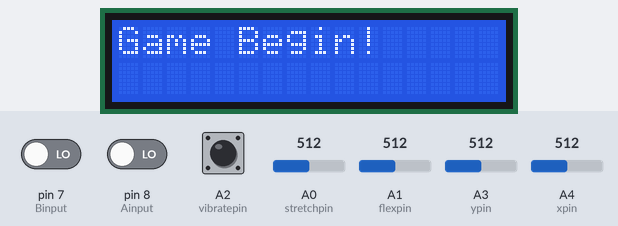
Bench run of a sketch on a simulated Arduino Uno, built with avr-gcc and run on an emulated ATmega328P. On the bench: 16×2 character LCD. The inputs (shaded band) are chosen by the test bench; at power-on: A0 (stretchpin) = 512, pin 7 (Binput) LOW, pin 8 (Ainput) LOW, A1 (flexpin) = 512, A2 (vibratepin) HIGH, A3 (ypin) = 512, A4 (xpin) = 512. Random numbers use the default seed unless the sketch sets one; the audio player accepts every command and is not drawn.

Above: at 1.2 s.
1.3 s: A0 (stretchpin) set to 702
At 3.7 s:
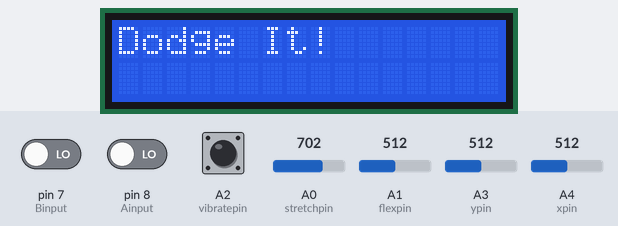
4.3 s: A0 (stretchpin) set to 722
At 5.6 s:
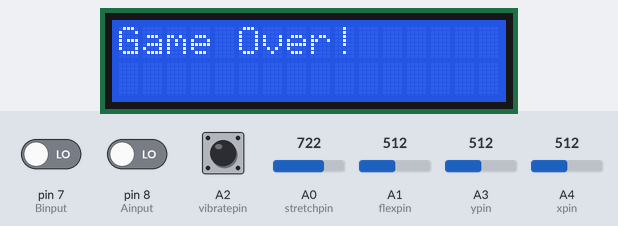
At 13.9 s:
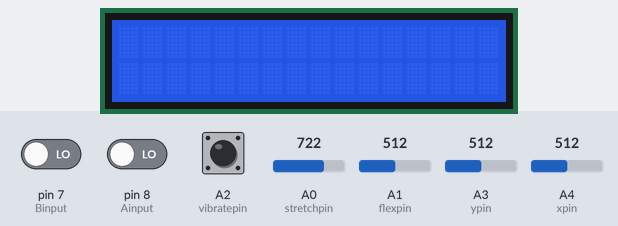
Timing chart, 0 to 15.4 s (numbered marks = the images above; inputs shaded):
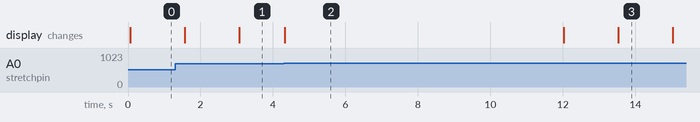

Measured:
- the behaviour switches between 712 and 713 on A0 (stretchpin) (found by bisection; images 1 and 2)
- what the display in image 2 shows lasts 7.7 s, from 4.3 s to 12.0 s

The sketch:

BopIt.ino
```cpp
#include <SoftwareSerial.h>
#include <DFPlayer_Mini_Mp3.h>
#include <LiquidCrystal.h>
//
const int Ainput = 8;
const int Binput = 7;

int aState = 0;
int bState = 0;
const int buttonPin = 6;     // the number of the pushbutton pin

const int xpin = A4;                  // x-axis of the accelerometer
const int ypin = A3;                  // y-axis

const int vibratepin = A2;

const int flexpin = A1;
const int stretchpin = A0;

int buttonState = 0;         // variable forthat w reading the pushbutton status

const int rs = 12, en = 11, d4 = 5, d5 = 4, d6 = 3, d7 = 2;
LiquidCrystal lcd(rs, en, d4, d5, d6, d7);

//
int level = 0;
int numCycle = 250; // Try to go from 5 sec => 0.5 sec
int cycleChange = 20;
int cycleLength = 10; //ms ?

int command = 0;

void setup () {
  Serial.begin (9600);
  mp3_set_serial (Serial); //set Serial for DFPlayer-mini mp3 module
  delay(1); // delay 1ms to set volume
  mp3_set_volume (10); // value 0~30

   // set up the LCD's number of columns and rows:
  lcd.begin(16, 2);
  // Print a message to the LCD.
  //lcd.print("hello, world!");
  pinMode(flexpin, INPUT);

  pinMode(stretchpin, INPUT);

  pinMode(vibratepin, INPUT);

  pinMode(xpin, INPUT);
  pinMode(ypin, INPUT);

}
//
void loop () {
  lcd.print("Game Begin!");
  mp3_play(106);
  delay(1500);
  lcd.clear();
  bool gameOver = false;
  int score = 0;
  int myCycle = numCycle;
  while(!gameOver){
    command = random(4); // 0 - cast it, 1 - fire it, 2 - slash it, 3 - dodge it
    sayCommand(command);

    lcdPrint(command);

    bool succeeded = false;

    // Current Values
    int currentX = analogRead(xpin);
    int currentY = analogRead(ypin);
    double currentAccel = sqrt(sq(currentX) + sq(currentY));
    int currentVibrate = digitalRead(vibratepin);
    int currentScrollState = getScrollState();
    int currentFlexState = analogRead(flexpin);
    int currentCordState = analogRead(stretchpin);

    int myCurrentCycle = myCycle;
    while(myCurrentCycle > 0){

      int newX = analogRead(xpin);
      int newY = analogRead(ypin);

      double newAccel = sqrt(sq(currentX)+ sq(currentY));

      int newVibrate = digitalRead(vibratepin);

      int countDiff = 0;
      for (int i = 0; i < 10; i++){
        int newScrollState = getScrollState();
        if (newScrollState != currentScrollState){
          countDiff++;
        }
        delay(1);
      }
      int newFlexState = analogRead(flexpin);
      int newCordState = analogRead(stretchpin);

      // Check scroll first
      if (countDiff > 3){ //Arbitrary threshold
        if(command == 0){
          mp3_play(110);
          delay(1500);
          myCurrentCycle = 0;
          succeeded = true;
        }
        else{
          myCurrentCycle = 0;
        }
      }

      // Check cord
      if(abs(newCordState - currentFlexState) > 200){ // Another arbitrary threshold
        if(command == 2){
          mp3_play(109);
          delay(1500);
          myCurrentCycle = 0;
          succeeded = true;
        }
        else{
          myCurrentCycle = 0;
        }
      }

      // Check flex
      if(abs(newFlexState - currentCordState) > 200){ // Another arbitrary threshold
        if(command == 1){
          mp3_play(111);
          delay(1500);
          myCurrentCycle = 0;
          succeeded = true;
        }
        else{
          myCurrentCycle = 0;
        }
      }

      // Check accel
      if (newAccel > currentAccel + 1000){
        if(newVibrate != currentVibrate){
          if(command == 3){
            mp3_play(112);
            delay(1500);
            myCurrentCycle = 0;
            succeeded = true;
          }
          else{
            myCurrentCycle = 0;
          }
        }
      }
      //mp3_play(115);
      delay(cycleLength);
      myCurrentCycle--;

    }

    if(succeeded){
      myCycle = myCycle - cycleChange;
      score++;
    }
    else{
      gameOver = true;
    }

    if(score > 99){
      gameOver = true;
    }
  }

  if(score == 100){
    lcd.clear();
    lcd.print("You win!");
    mp3_play(114);
    delay(5000);
    mp3_play(107);
    delay(1200);
    sayScore(0);
    mp3_play(108);
    delay(1500);
  }
  else{
    lcd.clear();
    lcd.print("Game Over!");
    mp3_play(113);
    delay(2000);
    mp3_play(116);
    delay(1500);

    mp3_play(107);
    delay(1200);
    sayScore(100-score);
    mp3_play(108);
    delay(1500);
  }

}

void lcdPrint(int myCommand){
  if(myCommand == 0){
    lcd.clear();
    lcd.print("Cast It!");
    delay(1);
  }
  else if(myCommand == 1){
    lcd.clear();
    lcd.print("Fire It!");
    delay(1);
  }
  else if(myCommand == 2){
    lcd.clear();
    lcd.print("Slash It!");
    delay(1);
  }
  else if(myCommand == 3){
    lcd.clear();
    lcd.print("Dodge It!");
    delay(1);
  }
  else{

  }
}

void sayScore(int score){
  mp3_play(score);
  delay (1500);
}

void sayCommand(int myCommand){
  mp3_play(myCommand+102);
  delay (1500);
}

int getScrollState(){
  aState = digitalRead(Ainput);
  bState = digitalRead(Binput);
  if(bState == HIGH){
    if(aState == HIGH){
      return 0;
    }
    else{
      return 1;
    }
  }
  else{
    return 2;
  }
}
```
